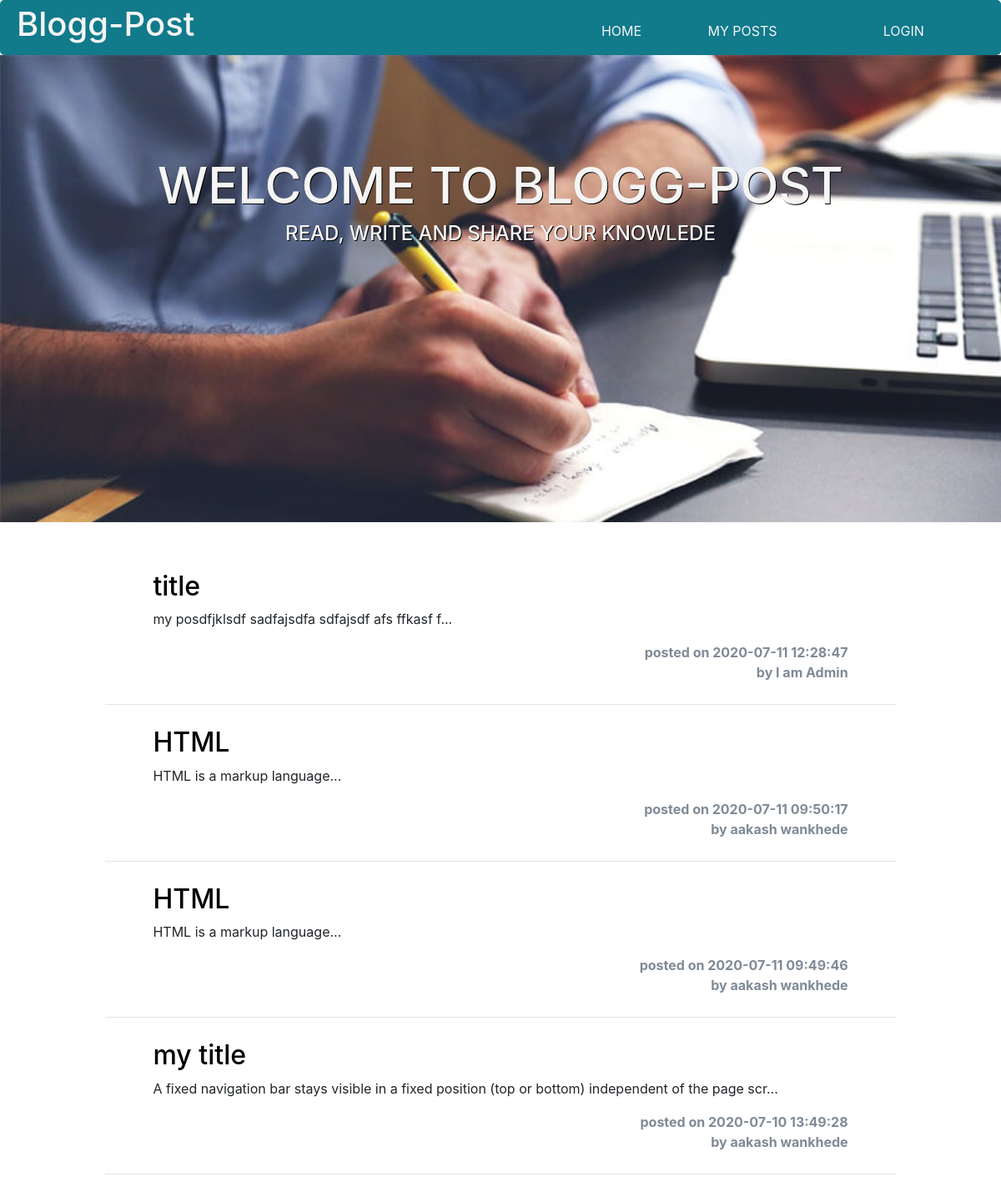
The page / on the database its author committed.
### tables this page shows
CREATE TABLE `blogs` (
  `id` int(11) NOT NULL,
  `title` varchar(50) NOT NULL,
  `content` varchar(500) NOT NULL,
  `post_time` datetime NOT NULL DEFAULT current_timestamp(),
  `user` varchar(50) NOT NULL,
  `isactive` tinyint(1) NOT NULL DEFAULT 0
);

CREATE TABLE `users` (
  `name` varchar(50) NOT NULL,
  `email` varchar(50) NOT NULL,
  `phone` varchar(10) DEFAULT NULL,
  `password` varchar(15) NOT NULL,
  `isadmin` tinyint(1) NOT NULL DEFAULT 0
);

### index.php (the view, shortened to what this page needs)
<html>
    <head>
        <link rel="stylesheet" href="https://stackpath.bootstrapcdn.com/bootstrap/4.5.0/css/bootstrap.min.css">
        <link rel="stylesheet" href="./static/index.css">
    </head>
    <body vlink="black">
        <div class="container-fluid">
            <div class="page-header row">
                <div class="col-xl-7 col-lg-7 col-md-7 col-sm-6 col-xs-6 col-12" style="padding: unset;"> <h1> Blogg-Post</h1></div>
                <a href="./" style="text-align: center;"  class="col-xl-1 col-lg-1 col-md-1 col-sm-2 col-xs-2 col-3"><div style="color: whitesmoke;">HOME</div></a>
                <a href="./my_posts.php" style="text-align: center;"  class="col-xl-2 col-lg-2 col-md-2 col-sm-2 col-xs-2 col-6"><div style="color: whitesmoke;"  >MY&nbsp;POSTS</div></a>
                <?php if (!isset($_SESSION['username'])){?>
                <a href="./login.php" style="text-align: center;"  class="col-xl-2 col-lg-2 col-md-2 col-sm-2 col-xs-2 col-3"><div style="color: whitesmoke;"  >LOGIN</div></a>
                <?php } ?>
             </div>
        </div>
            <div class="">
                <div class="backgrd">
                    <div style="text-align: center; color: whitesmoke; text-shadow: 1px 1px black;">
                        <h1 style="font-size: 60px;"> WELCOME TO BLOGG-POST</h1>
                        <h4>READ, WRITE AND SHARE YOUR KNOWLEDE</h4>
                    </div>
                </div>
                <br>
                <br>
                <div class="container" style="padding: 0px 8%;">
                <?php
                 require_once "./db.php";
                 $result = $con -> query("SELECT blogs.id, blogs.title,blogs.content,blogs.post_time,users.name from blogs join users on blogs.user = users.email where blogs.isactive = TRUE order by blogs.id desc  ");
                while ($r = mysqli_fetch_array($result))
                    {
                        ?>
                    <div class="container blog" >
                        <a href="./post.php?id=<?php echo $r['id'] ?>"><h2> <?php echo $r['title']?></h2></a>
                        <p><?php echo substr( $r['content'],0,100)?>...</p>
                         <div class="postDetails">
                            posted on <?php  echo $r["post_time"] ?>
                            <br> by <?php  echo $r["name"]?>
                        </div>
                    </div>
                    <hr>
                    <?php }?>
                    </div>
                    <br>
            </div>
    </body>
</html>

### static/index.css (style rules this page uses)
* { scroll-behavior: smooth; }
.page-header { background-color: #117a8b; color : whitesmoke; padding: 5px 20px; border-radius: 5px; }
.page-header >a, .page-header > a:hover { text-decoration: none; color: whitesmoke; transition: 500ms ease; }
.page-header > * { padding-top: 20px; }
.postDetails { text-align: right; color: #7f8a96; font-weight: bold; }
.blog { padding: 10px; margin: auto; width: 90%; box-shadow: none; }
a { text-decoration: none; color: black; }
.backgrd { min-height: 340px; background: url('./about-plan.jpg') no-repeat ; background-size: cover ; padding-top:10% ; height: 70%; width: 100% ; }

### rows shown on the page
blogs: title "title", content "my posdfjklsdf sadfajsdfa sdfajsdf afs ffkasf f", post_time "2020-07-11 12:28:47", user.name "I am Admin"
blogs: title "HTML", content "HTML is a markup language", post_time "2020-07-11 09:50:17", user.name "aakash wankhede"
blogs: title "HTML", content "HTML is a markup language", post_time "2020-07-11 09:49:46", user.name "aakash wankhede"
blogs: title "my title", content "A fixed navigation bar stays visible in a fixed position (top or bottom) independent of the page scr", post_time "2020-07-10 13:49:28", user.name "aakash wankhede"
